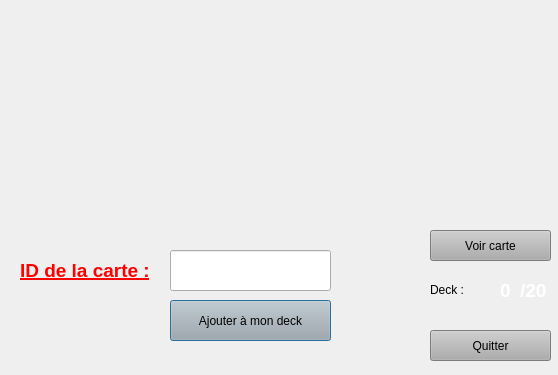
<?xml version="1.0" encoding="UTF-8"?>
<ui version="4.0">
 <class>AddCardsOnDeck</class>
 <widget class="QDialog" name="AddCardsOnDeck">
  <property name="geometry">
   <rect>
    <x>0</x>
    <y>0</y>
    <width>558</width>
    <height>375</height>
   </rect>
  </property>
  <property name="windowTitle">
   <string>Dialog</string>
  </property>
  <property name="styleSheet">
   <string notr="true">background-image: url(:/img/img/menuBg.png);</string>
  </property>
  <widget class="QWidget" name="layoutWidget">
   <property name="geometry">
    <rect>
     <x>-10</x>
     <y>50</y>
     <width>581</width>
     <height>161</height>
    </rect>
   </property>
   <layout class="QHBoxLayout" name="upF"/>
  </widget>
  <widget class="QLabel" name="label">
   <property name="geometry">
    <rect>
     <x>20</x>
     <y>250</y>
     <width>161</width>
     <height>41</height>
    </rect>
   </property>
   <property name="styleSheet">
    <string notr="true">background: transparent</string>
   </property>
   <property name="text">
    <string>&lt;html&gt;&lt;head/&gt;&lt;body&gt;&lt;p&gt;&lt;span style=&quot; font-size:14pt; font-weight:600; text-decoration: underline; color:#ff0000;&quot;&gt;ID de la carte :&lt;/span&gt;&lt;/p&gt;&lt;/body&gt;&lt;/html&gt;</string>
   </property>
  </widget>
  <widget class="QLineEdit" name="cardID">
   <property name="geometry">
    <rect>
     <x>170</x>
     <y>250</y>
     <width>161</width>
     <height>41</height>
    </rect>
   </property>
  </widget>
  <widget class="QPushButton" name="addButton">
   <property name="geometry">
    <rect>
     <x>170</x>
     <y>300</y>
     <width>161</width>
     <height>41</height>
    </rect>
   </property>
   <property name="styleSheet">
    <string notr="true">background: rgb(173, 173, 173)</string>
   </property>
   <property name="text">
    <string>Ajouter à mon deck</string>
   </property>
  </widget>
  <widget class="QPushButton" name="validerButton">
   <property name="geometry">
    <rect>
     <x>430</x>
     <y>230</y>
     <width>121</width>
     <height>31</height>
    </rect>
   </property>
   <property name="styleSheet">
    <string notr="true">background: rgb(173, 173, 173)</string>
   </property>
   <property name="text">
    <string>Voir carte</string>
   </property>
  </widget>
  <widget class="QPushButton" name="quitterButton">
   <property name="geometry">
    <rect>
     <x>430</x>
     <y>330</y>
     <width>121</width>
     <height>31</height>
    </rect>
   </property>
   <property name="styleSheet">
    <string notr="true">background: rgb(173, 173, 173)</string>
   </property>
   <property name="text">
    <string>Quitter</string>
   </property>
  </widget>
  <widget class="QLabel" name="nbrOfCardsLabel">
   <property name="geometry">
    <rect>
     <x>500</x>
     <y>270</y>
     <width>21</width>
     <height>41</height>
    </rect>
   </property>
   <property name="styleSheet">
    <string notr="true">background:Transparent</string>
   </property>
   <property name="text">
    <string>&lt;html&gt;&lt;head/&gt;&lt;body&gt;&lt;p&gt;&lt;span style=&quot; font-size:14pt; font-weight:600; color:#ffffff;&quot;&gt;0&lt;/span&gt;&lt;/p&gt;&lt;/body&gt;&lt;/html&gt;</string>
   </property>
  </widget>
  <widget class="QLabel" name="weightingLabel">
   <property name="geometry">
    <rect>
     <x>520</x>
     <y>270</y>
     <width>31</width>
     <height>41</height>
    </rect>
   </property>
   <property name="layoutDirection">
    <enum>Qt::LeftToRight</enum>
   </property>
   <property name="styleSheet">
    <string notr="true">background:Transparent</string>
   </property>
   <property name="text">
    <string>&lt;html&gt;&lt;head/&gt;&lt;body&gt;&lt;p&gt;&lt;span style=&quot; font-size:14pt; font-weight:600; color:#ffffff;&quot;&gt;/20&lt;/span&gt;&lt;/p&gt;&lt;/body&gt;&lt;/html&gt;</string>
   </property>
  </widget>
  <widget class="QLabel" name="weightingLabel_2">
   <property name="geometry">
    <rect>
     <x>430</x>
     <y>270</y>
     <width>61</width>
     <height>41</height>
    </rect>
   </property>
   <property name="layoutDirection">
    <enum>Qt::LeftToRight</enum>
   </property>
   <property name="styleSheet">
    <string notr="true">background-image: url(:/img/img/menuBg.png);</string>
   </property>
   <property name="text">
    <string>&lt;html&gt;&lt;head/&gt;&lt;body&gt;&lt;p&gt;Deck :&lt;/p&gt;&lt;/body&gt;&lt;/html&gt;</string>
   </property>
  </widget>
 </widget>
 <resources/>
 <connections/>
</ui>
